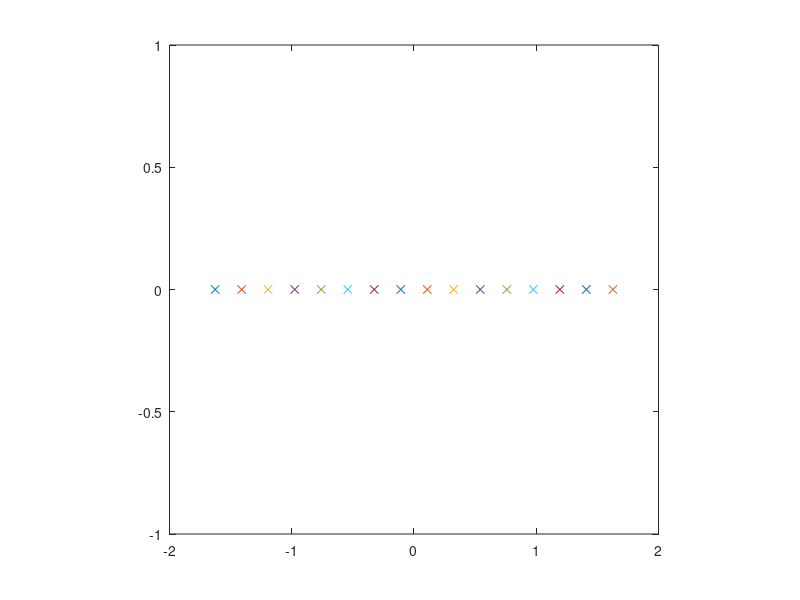

This figure's MATLAB source: (Note: this script raises an error after producing the figure.)
M = 16;
Eg=0.01176;
i=linspace(1,M,16);
x=(2*i-M-1)*sqrt(Eg);
y=0;

figure;
plot(x,y,"x");
axis square;
mycolors = [0 0 1];
ax = gca; 
ax.ColorOrder = mycolors;
grid on;
title('16-PAM');

%saveas(gcf, 'PAM_16.pdf');
